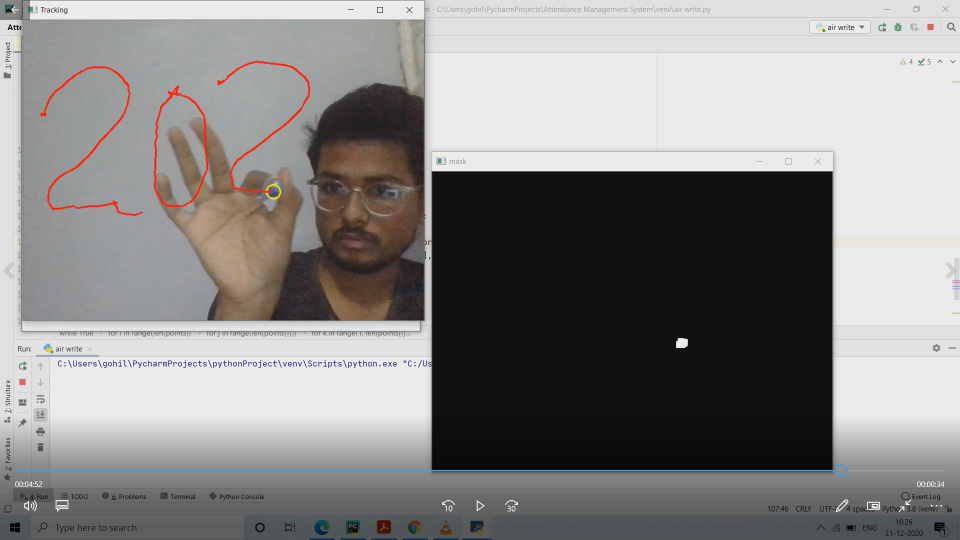
#> input picture Snaps/Films & TV 31-12-2020 21_37_00.png, 1920 x 1080 px, given in place of the camera (shown at 1/2 size)
$ python main.py
#> lines starting #> are read from the running program, lines starting #| are printed output that depends on the picture; after the words box and inside, x2 and y2 are one past the last pixel; in counts of white or black regions, pixels touching at a corner belong together
import cv2
import numpy as np
from collections import deque


def setValues(x):
    print("none")

cv2.namedWindow("Color Pointer")
cv2.createTrackbar("Upper Hue", "Color Pointer", 153, 180, setValues)
cv2.createTrackbar("Upper Saturation", "Color Pointer", 255, 0, setValues)
cv2.createTrackbar("Upper Value", "Color Pointer", 255, 0, setValues)
cv2.createTrackbar("Lower Hue", "Color Pointer", 64, 180, setValues)
cv2.createTrackbar("Lower Saturation", "Color Pointer", 72, 0, setValues)
cv2.createTrackbar("Lower Value", "Color Pointer", 49, 255, setValues)


cpoints = [deque(maxlen=1024)]


blue_index = 0


kernel = np.ones((5, 5), np.uint8)

colors = [(255, 255, 0)]
colorIndex = 0


paintWindow = np.zeros((471, 636, 3)) + 255

cv2.namedWindow('Paint', cv2.WINDOW_AUTOSIZE)


cap = cv2.VideoCapture(0)


while True:

    ret, frame = cap.read()
#> frame is the input picture: shape (1080, 1920, 3); mean B, G, R 135.7, 136.5, 137.9
    frame = cv2.flip(frame, 1)
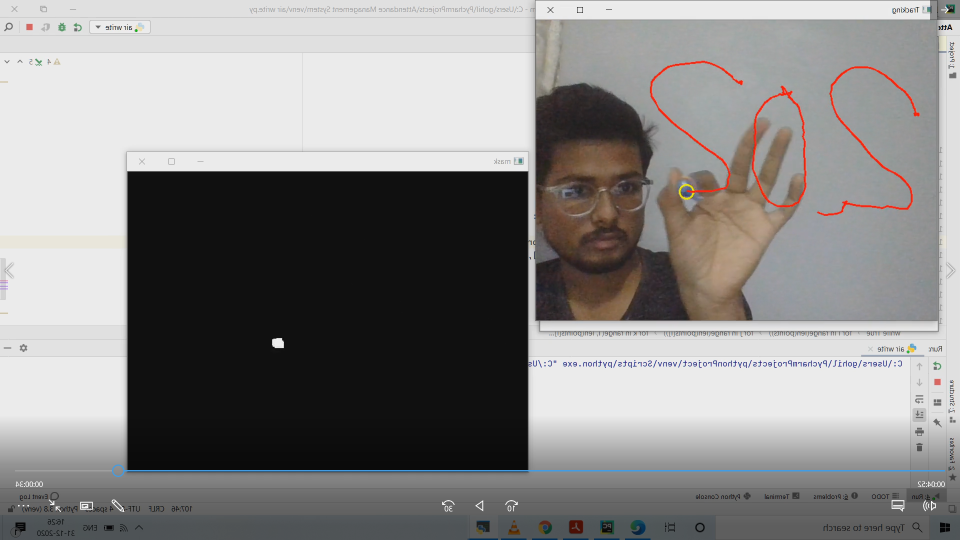
#> frame: shape (1080, 1920, 3) (shown at 1/2 size); mean B, G, R 135.7, 136.5, 137.9
    hsv = cv2.cvtColor(frame, cv2.COLOR_BGR2HSV)
#> hsv: shape (1080, 1920, 3); mean H, S, V 21.9, 10.4, 139.4

    u_hue = cv2.getTrackbarPos("Upper Hue", "Color Pointer")
    u_saturation = cv2.getTrackbarPos("Upper Saturation", "Color Pointer")
    u_value = cv2.getTrackbarPos("Upper Value", "Color Pointer")
    l_hue = cv2.getTrackbarPos("Lower Hue", "Color Pointer")
    l_saturation = cv2.getTrackbarPos("Lower Saturation", "Color Pointer")
    l_value = cv2.getTrackbarPos("Lower Value", "Color Pointer")
    Upper_hsv = np.array([u_hue, u_saturation, u_value])
    Lower_hsv = np.array([l_hue, l_saturation, l_value])


    Mask = cv2.inRange(hsv, Lower_hsv, Upper_hsv)
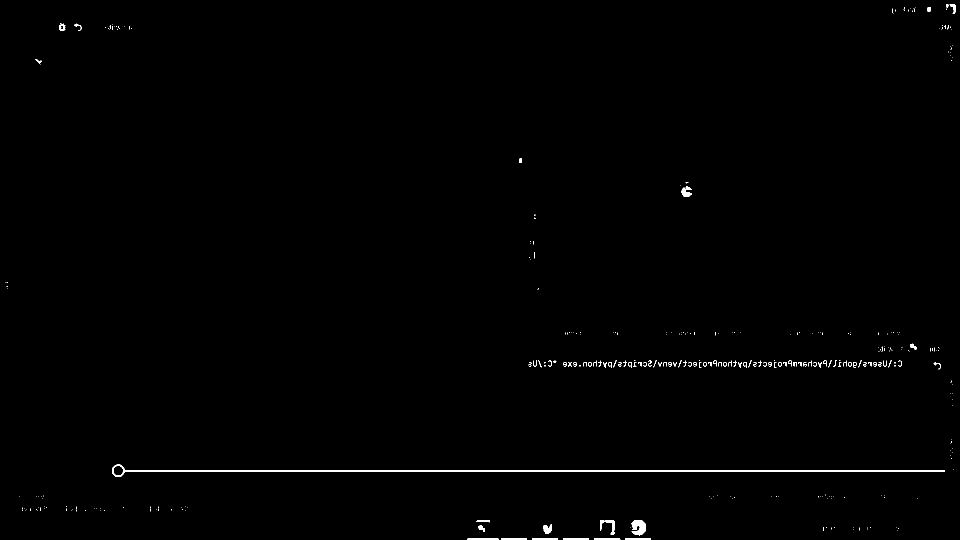
#> Mask: shape (1080, 1920) (shown at 1/2 size); 0.55% white; 326 white regions (234 under 20 px), largest, box (x1, y1, x2, y2) and area: (224, 929, 1890, 954) 5132, (1262, 1040, 1292, 1071) 650, (1363, 373, 1384, 394) 252
    Mask = cv2.erode(Mask, kernel, iterations=1)
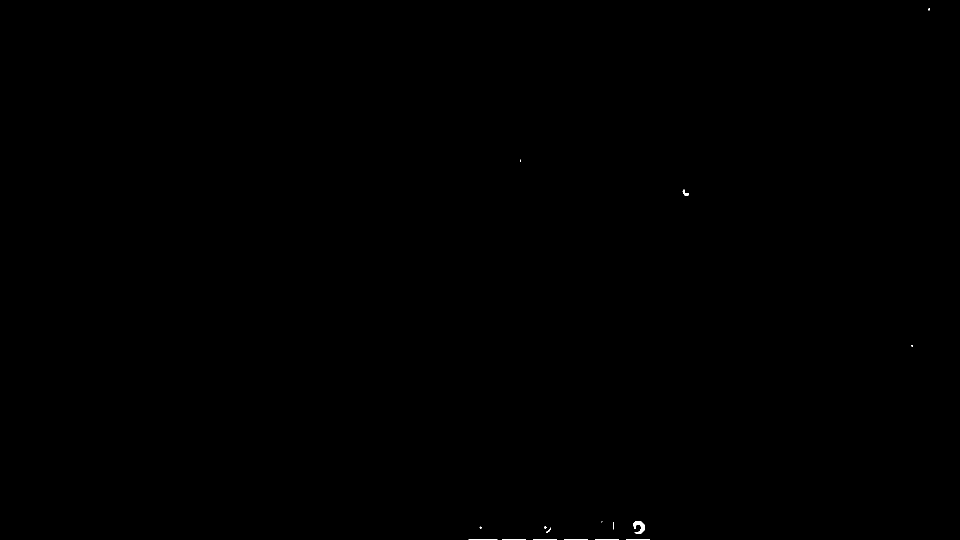
#> Mask: shape (1080, 1920) (shown at 1/2 size); 0.05% white; 17 white regions (8 under 20 px), largest, box (x1, y1, x2, y2) and area: (1266, 1042, 1290, 1068) 323, (1190, 1078, 1238, 1080) 94, (1004, 1078, 1052, 1080) 93
    Mask = cv2.morphologyEx(Mask, cv2.MORPH_OPEN, kernel)
#> Mask: shape (1080, 1920); 0.01% white; 1 white region, box (x1, y1, x2, y2) and area: (1267, 1042, 1289, 1065) 253
    Mask = cv2.dilate(Mask, kernel, iterations=1)
#> Mask: shape (1080, 1920); 0.02% white; 1 white region


    cnts, _ = cv2.findContours(Mask.copy(), cv2.RETR_EXTERNAL,
                               cv2.CHAIN_APPROX_SIMPLE)
#> cnts = 1 contour; box (x1, y1, x2, y2) and area: (1265, 1040, 1291, 1067) 423
    center = None

    if len(cnts) > 0:

        cnt = sorted(cnts, key=cv2.contourArea, reverse=True)[0]
#> cnt = contour of 23 points, box (x1, y1, x2, y2) (1265, 1040, 1291, 1067), area 423

        ((x, y), radius) = cv2.minEnclosingCircle(cnt)
#> x = 1277.3; y = 1053.3; radius = 15.41

        cv2.circle(frame, (int(x), int(y)), int(radius), (0, 0, 255), 2)
#> frame: shape (1080, 1920, 3); 0.01% of pixels changed, all inside (x1, y1, x2, y2) = (1261, 1037, 1294, 1070)

        M = cv2.moments(cnt)
#> M = moments, m00 423, centre m10/m00, m01/m00 = (1279.3, 1051.1)
        center = (int(M['m10'] / M['m00']), int(M['m01'] / M['m00']))
#> center = (1279, 1051)


        if center[1] <= 65:
            if 40 <= center[0] <= 140:
                cpoints = [deque(maxlen=512)]

                blue_index = 0

                paintWindow[67:, :, :] = 255
            elif 160 <= center[0] <= 255:
                colorIndex = 0

        else:
            if colorIndex == 0:
                cpoints[blue_index].appendleft(center)

    else:
        cpoints.append(deque(maxlen=512))
        blue_index += 1

    points = [cpoints]
    for i in range(len(points)):
        for j in range(len(points[i])):
            for k in range(1, len(points[i][j])):
                if points[i][j][k - 1] is None or points[i][j][k] is None:
                    continue
                cv2.line(frame, points[i][j][k - 1], points[i][j][k], colors[i], 2)
                cv2.line(paintWindow, points[i][j][k - 1], points[i][j][k], colors[i], 2)
#> paintWindow: shape (471, 636, 3) float64; every value is 255

    cv2.imshow("Tracking window", frame)


    if cv2.waitKey(1) & 0xFF == ord("q"):
#> (key q is pressed here)
        break


cap.release()
cv2.destroyAllWindows()
